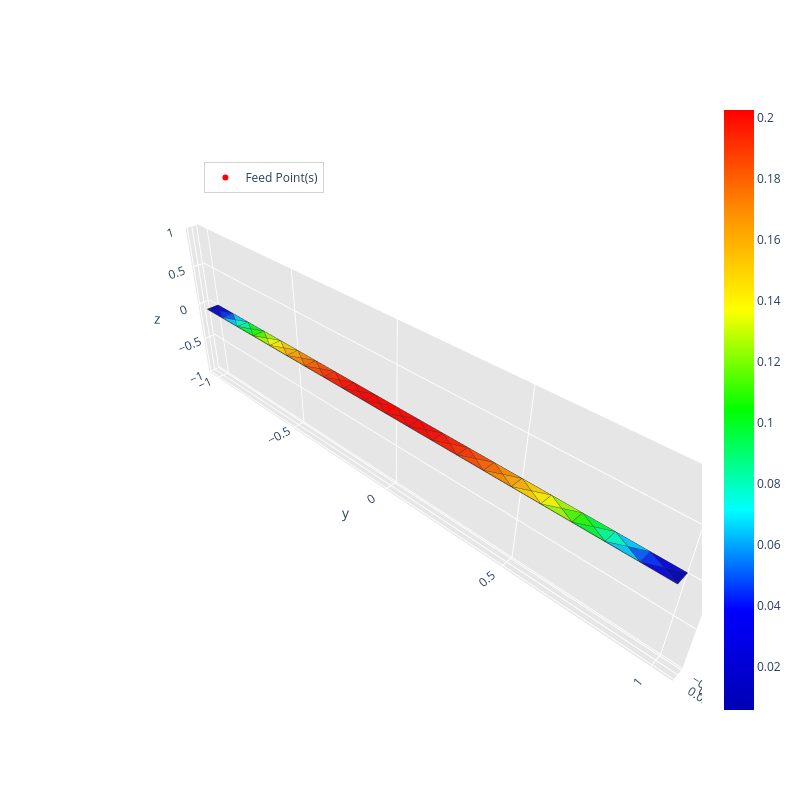

The notebook cell this image was saved under:
### Markdown cell above
if new_feed: matrice_z, voltage, current, surface_current_density = radiation_algorithm(path.mat, frequency, feed_point, voltage_amplitude=1, port_type=0)
else: pass

### Code cell
matrice_z, voltage, current, surface_current_density = radiation_algorithm(path.mat, frequency, feed_point, excitation_unit_vector='y', gap_width=3*initial_mesh_size/2)

### Figure 1 — Plotly figure (JSON) as saved in the notebook; plotly's stock layout.template omitted (floating-point values rounded to 4 significant figures; data arrays with more than 128 entries replaced by an {"elided": "..."} marker saying what was removed)
{"data": [{"facecolor": ["rgb(247, 255, 0)", "rgb(255, 110, 0)", "rgb(255, 52, 0)", "rgb(255, 10, 0)", "rgb(255, 10, 0)", "rgb(255, 52, 0)", "rgb(0, 93, 255)", "rgb(40, 255, 0)", "rgb(40, 255, 0)", "rgb(0, 45, 255)", "rgb(0, 93, 255)", "rgb(0, 0, 180)", "rgb(255, 180, 0)", "rgb(255, 168, 0)", "rgb(255, 180, 0)", "rgb(255, 44, 0)", "rgb(255, 15, 0)", "rgb(255, 1, 0)", "rgb(255, 5, 0)", "rgb(255, 15, 0)", "rgb(255, 44, 0)", "rgb(77, 255, 0)", "rgb(255, 244, 0)", "rgb(255, 1, 0)", "rgb(255, 110, 0)", "rgb(0, 45, 255)", "rgb(255, 5, 0)", "rgb(0, 0, 180)", "rgb(0, 255, 196)", "rgb(255, 244, 0)", "rgb(247, 255, 0)", "rgb(0, 255, 154)", "rgb(0, 255, 154)", "rgb(0, 255, 196)", "rgb(255, 99, 0)", "rgb(255, 99, 0)", "rgb(255, 168, 0)", "rgb(255, 0, 0)", "rgb(255, 0, 0)", "rgb(77, 255, 0)", "rgb(0, 0, 230)", "rgb(0, 0, 230)", "rgb(0, 0, 230)", "rgb(0, 0, 230)", "rgb(0, 206, 255)", "rgb(0, 255, 55)", "rgb(164, 255, 0)", "rgb(255, 211, 0)", "rgb(255, 141, 0)", "rgb(255, 74, 0)", "rgb(255, 28, 0)", "rgb(255, 4, 0)", "rgb(255, 4, 0)", "rgb(255, 4, 0)", "rgb(255, 4, 0)", "rgb(255, 28, 0)", "rgb(255, 74, 0)", "rgb(255, 141, 0)", "rgb(255, 211, 0)", "rgb(164, 255, 0)", "rgb(0, 255, 55)", "rgb(0, 206, 255)", "rgb(0, 206, 255)", "rgb(0, 255, 55)", "rgb(164, 255, 0)", "rgb(255, 211, 0)", "rgb(255, 141, 0)", "rgb(255, 74, 0)", "rgb(255, 28, 0)", "rgb(255, 4, 0)", "rgb(255, 4, 0)", "rgb(255, 4, 0)", "rgb(255, 4, 0)", "rgb(255, 28, 0)", "rgb(255, 74, 0)", "rgb(255, 141, 0)", "rgb(255, 211, 0)", "rgb(164, 255, 0)", "rgb(0, 255, 55)", "rgb(0, 206, 255)"], "i": [38, 36, 35, 11, 30, 16, 4, 39, 20, 22, 23, 3, 37, 27, 18, 10, 34, 12, 13, 15, 29, 25, 7, 31, 17, 41, 32, 1, 21, 26, 19, 5, 24, 40, 9, 28, 8, 33, 14, 6, 0, 4, 2, 23, 5, 6, 7, 8, 9, 10, 11, 12, 13, 14, 15, 16, 17, 18, 19, 20, 21, 22, 24, 25, 26, 27, 28, 29, 30, 31, 32, 33, 34, 35, 36, 37, 38, 39, 40, 41], "j": [61, 48, 56, 57, 58, 59, 60, 44, 47, 42, 55, 42, 43, 50, 53, 45, 45, 52, 49, 46, 46, 54, 43, 49, 50, 51, 52, 51, 55, 53, 54, 44, 47, 60, 56, 59, 48, 57, 58, 61, 51, 51, 42, 42, 60, 44, 61, 43, 48, 56, 45, 57, 52, 49, 58, 46, 59, 50, 53, 54, 47, 55, 55, 47, 54, 53, 50, 59, 46, 58, 49, 52, 57, 45, 56, 48, 43, 61, 44, 60], "k": [7, 9, 10, 34, 15, 29, 41, 6, 25, 23, 22, 2, 8, 18, 27, 35, 11, 33, 32, 30, 16, 20, 38, 14, 28, 4, 13, 0, 24, 19, 26, 40, 21, 5, 36, 17, 37, 12, 31, 39, 41, 1, 22, 3, 4, 5, 6, 7, 8, 9, 10, 11, 12, 13, 14, 15, 16, 17, 18, 19, 20, 21, 23, 24, 25, 26, 27, 28, 29, 30, 31, 32, 33, 34, 35, 36, 37, 38, 39, 40], "name": "", "type": "mesh3d", "x": [-0.025, 0.025, 0.025, -0.025, 0.025, 0.025, 0.025, 0.025, 0.025, 0.025, 0.025, 0.025, 0.025, 0.025, 0.025, 0.025, 0.025, 0.025, 0.025, 0.025, 0.025, 0.025, 0.025, -0.025, -0.025, -0.025, -0.025, -0.025, -0.025, -0.025, -0.025, -0.025, -0.025, -0.025, -0.025, -0.025, -0.025, -0.025, -0.025, -0.025, -0.025, -0.025, 0.0, 0.0, 0.0, 0.0, 0.0, 0.0, 0.0, -2.789e-20, 0.0, 0.0, 5.029e-21, 0.0, 1.198e-21, 1.446e-18, 6.46e-22, 0.0, 2.987e-20, 6.357e-22, 0.0, 1.687e-20], "y": [-1.0, -1.0, 1.0, 1.0, -0.9, -0.8, -0.7, -0.6, -0.5, -0.4, -0.3, -0.2, -0.1, 0.0, 0.1, 0.2, 0.3, 0.4, 0.5, 0.6, 0.7, 0.8, 0.9, 0.9, 0.8, 0.7, 0.6, 0.5, 0.4, 0.3, 0.2, 0.1, 0.0, -0.1, -0.2, -0.3, -0.4, -0.5, -0.6, -0.7, -0.8, -0.9, 0.95, -0.55, -0.75, -0.25, 0.25, 0.75, -0.45, 0.05, 0.45, -0.95, -0.05, 0.55, 0.65, 0.85, -0.35, -0.15, 0.15, 0.35, -0.85, -0.65], "z": [0.0, 0.0, 0.0, 0.0, 0.0, 0.0, 0.0, 0.0, 0.0, 0.0, 0.0, 0.0, 0.0, 0.0, 0.0, 0.0, 0.0, 0.0, 0.0, 0.0, 0.0, 0.0, 0.0, 0.0, 0.0, 0.0, 0.0, 0.0, 0.0, 0.0, 0.0, 0.0, 0.0, 0.0, 0.0, 0.0, 0.0, 0.0, 0.0, 0.0, 0.0, 0.0, 0.0, 0.0, 0.0, 0.0, 0.0, 0.0, 0.0, 0.0, 0.0, 0.0, 0.0, 0.0, 0.0, 0.0, 0.0, 0.0, 0.0, 0.0, 0.0, 0.0]}, {"line": {"color": "rgb(50, 50, 50)", "width": 1.5}, "mode": "lines", "showlegend": false, "type": "scatter3d", "x": {"elided": "400 float values"}, "y": {"elided": "400 float values"}, "z": {"elided": "400 int values"}}, {"hoverinfo": "none", "marker": {"color": [0.005713, 0.2024], "colorscale": [[0, "rgb(0, 0, 180)"], [0.1667, "rgb(0, 0, 255)"], [0.3333, "rgb(0, 255, 255)"], [0.5, "rgb(0, 255, 0)"], [0.6667, "rgb(255, 255, 0)"], [0.8333, "rgb(255, 140, 0)"], [1, "rgb(255, 0, 0)"]], "showscale": true, "size": 0.1}, "mode": "markers", "showlegend": false, "type": "scatter3d", "x": [-0.025], "y": [-1.0], "z": [0.0]}, {"marker": {"color": "red", "size": 6, "symbol": "circle"}, "mode": "markers+text", "name": "Feed Point(s)", "type": "scatter3d", "x": [0], "y": [0], "z": [0]}], "layout": {"height": 800, "legend": {"bgcolor": "rgba(255,255,255,0.7)", "bordercolor": "lightgray", "borderwidth": 1, "x": 0.2, "xanchor": "left", "y": 0.9, "yanchor": "top"}, "scene": {"aspectratio": {"x": 0.025, "y": 1, "z": 0.3}, "camera": {"eye": {"x": 0.65, "y": 0.65, "z": 0.65}}, "xaxis": {"backgroundcolor": "rgb(230, 230, 230)", "gridcolor": "rgb(255, 255, 255)", "showbackground": true, "zerolinecolor": "rgb(255, 255, 255)"}, "yaxis": {"backgroundcolor": "rgb(230, 230, 230)", "gridcolor": "rgb(255, 255, 255)", "showbackground": true, "zerolinecolor": "rgb(255, 255, 255)"}, "zaxis": {"backgroundcolor": "rgb(230, 230, 230)", "gridcolor": "rgb(255, 255, 255)", "showbackground": true, "zerolinecolor": "rgb(255, 255, 255)"}}, "title": {"text": ""}, "width": 800}}
